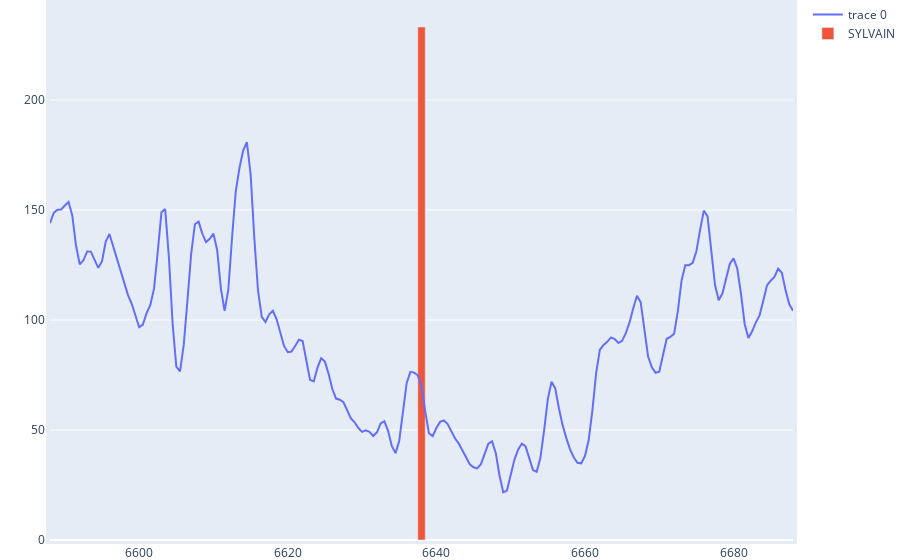
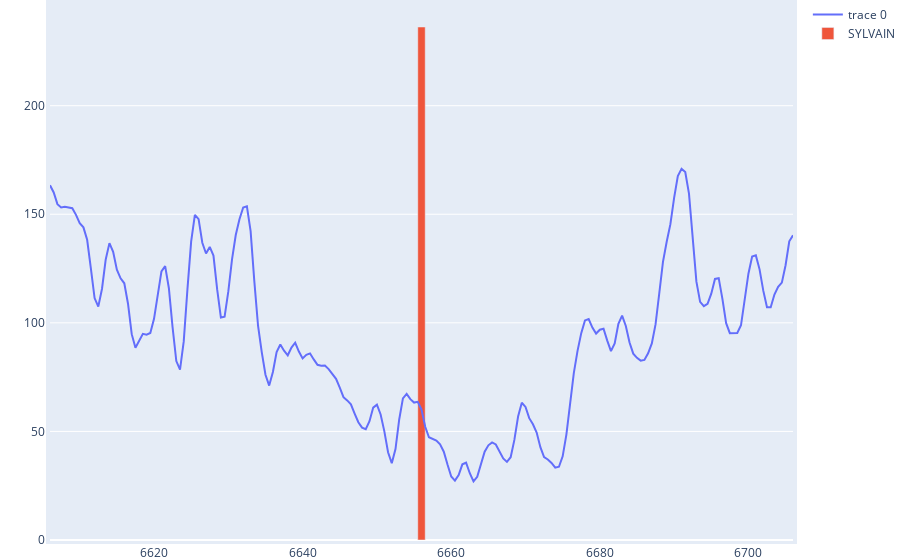
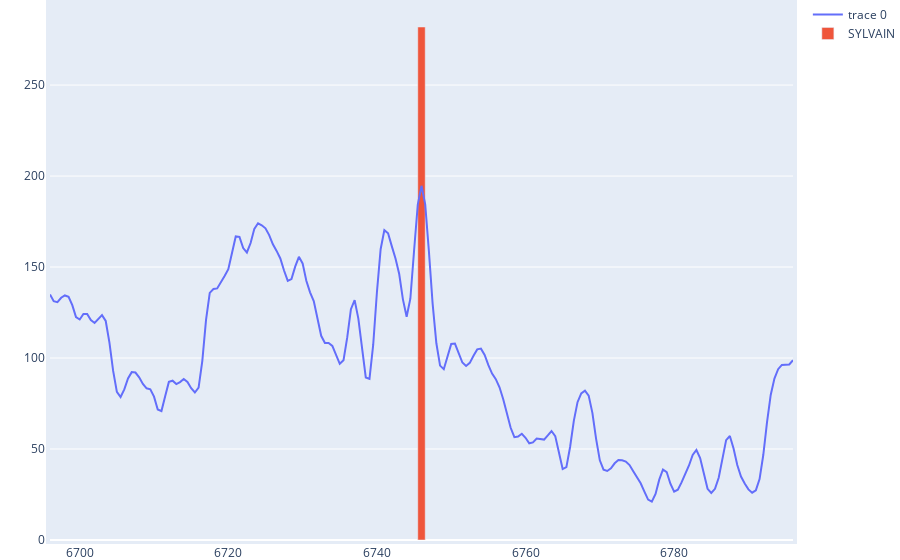
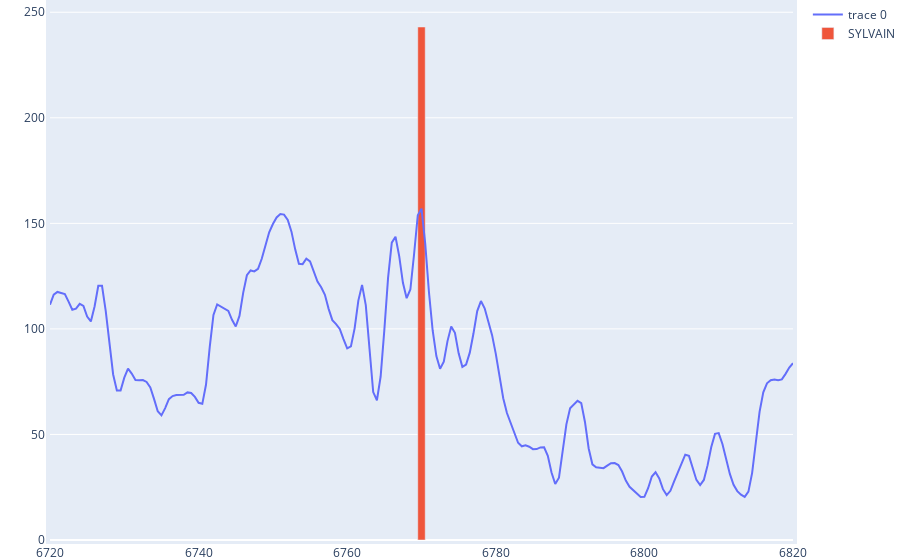

The notebook cell saved with these charts, in order:
### Code cell
wellist = df_tops.index.tolist()

layout = go.Layout(
    height=120,
    margin=go.layout.Margin(
        l=50,
        r=50,
        b=20,
        t=0,
        pad=4
    )
)

def plot_pred(wellname,top_name,wsize):
    df_temp = df_logs[df_logs["wellName"]==wellname]

    true_top = df_tops.loc[wellname][top_name]
    if true_top > 0:
        ctr = df_temp[df_temp["DEPTH"]==true_top].index[0]
        true_log = df_temp.loc[ctr-wsize:ctr+wsize]

        bar = go.Bar( x = [true_top],y = [ df_temp["GR"].max()  ],name = top, width = 1)
        data = [go.Scatter(x=true_log.DEPTH,y=true_log.GR),bar]
  
        fig = go.Figure(data=data, layout=layout)
        iplot(fig)
    
for well in wellist[0:10]:  
    plot_pred(well,top,100)

### Figure 1 — Plotly figure (JSON) as saved in the notebook; plotly's stock layout.template omitted (floating-point values rounded to 4 significant figures; data arrays with more than 128 entries replaced by an {"elided": "..."} marker saying what was removed)
{"data": [{"type": "scatter", "x": {"elided": "201 float values"}, "y": {"elided": "201 float values"}}, {"name": "SYLVAIN", "type": "bar", "width": 1, "x": [6638], "y": [233.2]}], "layout": {"autosize": true, "margin": {"b": 20, "l": 50, "pad": 4, "r": 50, "t": 0}, "xaxis": {"autorange": true, "range": [6588, 6688], "type": "linear"}, "yaxis": {"autorange": true, "range": [0, 245.5], "type": "linear"}}}

### Figure 2 — Plotly figure (JSON) as saved in the notebook; plotly's stock layout.template omitted (floating-point values rounded to 4 significant figures; data arrays with more than 128 entries replaced by an {"elided": "..."} marker saying what was removed)
{"data": [{"type": "scatter", "x": {"elided": "201 float values"}, "y": {"elided": "201 float values"}}, {"name": "SYLVAIN", "type": "bar", "width": 1, "x": [6656], "y": [236.2]}], "layout": {"autosize": true, "margin": {"b": 20, "l": 50, "pad": 4, "r": 50, "t": 0}, "xaxis": {"autorange": true, "range": [6606, 6706], "type": "linear"}, "yaxis": {"autorange": true, "range": [0, 248.7], "type": "linear"}}}

### Figure 3 — Plotly figure (JSON) as saved in the notebook; plotly's stock layout.template omitted (floating-point values rounded to 4 significant figures; data arrays with more than 128 entries replaced by an {"elided": "..."} marker saying what was removed)
{"data": [{"type": "scatter", "x": {"elided": "201 float values"}, "y": {"elided": "201 float values"}}, {"name": "SYLVAIN", "type": "bar", "width": 1, "x": [6746], "y": [281.9]}], "layout": {"autosize": true, "margin": {"b": 20, "l": 50, "pad": 4, "r": 50, "t": 0}, "xaxis": {"autorange": true, "range": [6696, 6796], "type": "linear"}, "yaxis": {"autorange": true, "range": [0, 296.7], "type": "linear"}}}

### Figure 4 — Plotly figure (JSON) as saved in the notebook; plotly's stock layout.template omitted (floating-point values rounded to 4 significant figures; data arrays with more than 128 entries replaced by an {"elided": "..."} marker saying what was removed)
{"data": [{"type": "scatter", "x": {"elided": "201 float values"}, "y": {"elided": "201 float values"}}, {"name": "SYLVAIN", "type": "bar", "width": 1, "x": [6770], "y": [243.0]}], "layout": {"autosize": true, "margin": {"b": 20, "l": 50, "pad": 4, "r": 50, "t": 0}, "xaxis": {"autorange": true, "range": [6720, 6820], "type": "linear"}, "yaxis": {"autorange": true, "range": [0, 255.8], "type": "linear"}}}
